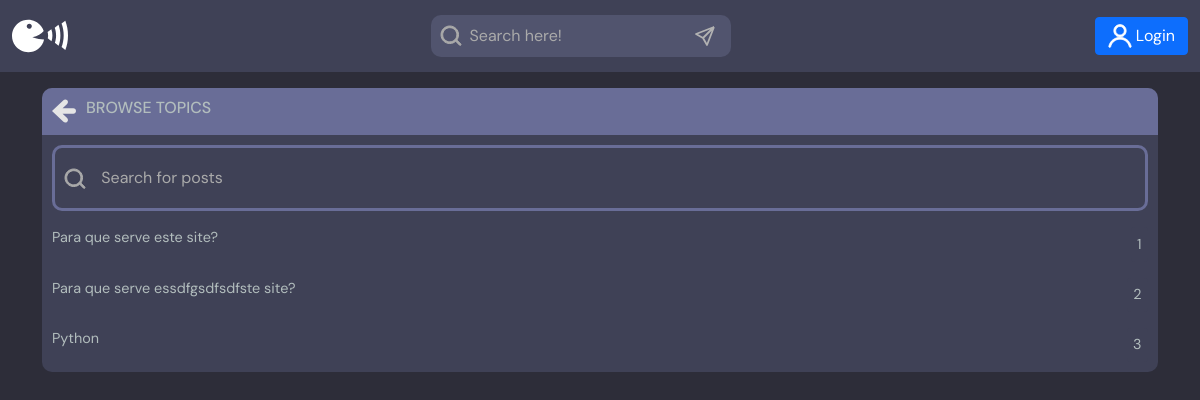
Page /topics/ on the committed database.
### base/models.py (models this page shows, shortened)
class Topic(models.Model):
	name=models.CharField(max_length=200)#Short string row

### base/views.py (the view)
# urls.py: path('topics/',views.topicsPage,name="topics"),
def topicsPage(request):
    q=''#It is the "?q=" value of the URL
    if request.GET.get('q')!=None:
        q=request.GET.get('q')
    topics=Topic.objects.filter(Q(name__icontains=q))#It returns the topic searched
    context={'topics':topics}
    return render(request,'base/topics.html',context)

### base/templates/base/topics.html
{% extends 'main.html' %}
{% load static %}
{% block content %}
    <main class="create-room layout">
      <div class="container">
        <div class="layout__box">
          <div class="layout__boxHeader">
            <div class="layout__boxTitle">
              <a href="{% url 'home' %}">
                <img class="HeightSVG" src="{% static 'images/icons/ArrowLeft.svg' %}">
              </a>
              <h3>Browse Topics</h3>
            </div>
          </div>
          <div class="topics-page layout__body">
            <form class="header__search" method="GET" action="{% url 'topics' %}">
              <label>
                <img class="HeightSVG" src="{% static 'images/icons/Search.svg' %}">
                <input class="inputSearch" name="q" placeholder="Search for posts" />
              </label>
            </form>
            <ul class="topics__list">
              {% for topic in topics %}
                <li>
                  <a href="{% url 'home' %}?q={{topic.name}}">{{topic.name}}<span>{{topic.id}}</span></a>
                </li>
              {% endfor %}
            </ul>
          </div>
        </div>
      </div>
    </main>
{% endblock content %}

### static/styles/MainStyle36.css (style rules this page uses)
* { font-family: "DM Sans", -apple-system, BlinkMacSystemFont, "Segoe UI", Roboto, Oxygen, Ubuntu, Cantarell, "Open Sans", "Helvetica Neue", sans-serif; }
main { margin: 1rem; }
input { color: #b2b2b2; }
::placeholder { color: #aaaaaa; }
.inputSearch { outline: none; caret-color: white; border: none; background-color: #51546e; }
.HeightSVG { width: 1.5rem; height: 1.5rem; }
.topics__list { margin: 0px; padding: 0px; list-style: none; }
.topics__list li { width: 100%; margin-top: 1rem; }
.topics__list li a { display: flex; justify-content: space-between; text-decoration: none; color: #b2bdbd; font-size: 0.9rem; }
.topics__list li a span { background-color: #3f4156; padding: 0.4rem; border-radius: 4px; }
.layout__box { border-radius: 10px; background-color: #3f4156; }
.layout__body { padding: 0.625rem; }
.layout__boxTitle { display: flex; justify-content: left; background-color: #696d97; padding: 0.625rem; gap: 0.625rem; border-top-left-radius: 10px; border-top-right-radius: 10px; }
.layout__boxTitle h3 { text-transform: uppercase; color: #b2bDBD; font-size: 1rem; }
.header__search { display: flex; justify-content: left; }
.header__search label { width: 100%; background-color: #3f4156; border-radius: 10px; border: 3px solid #696d97; padding: 0.5rem; color: #B2BDBD; }
.header__search input { width: 50%; background-color: #3f4156; border: none; padding: 0.625rem; }

### rows in the picture
Topic: name "Para que serve este site?", id "1"
Topic: name "Para que serve essdfgsdfsdfste site?", id "2"
Topic: name "Python", id "3"
